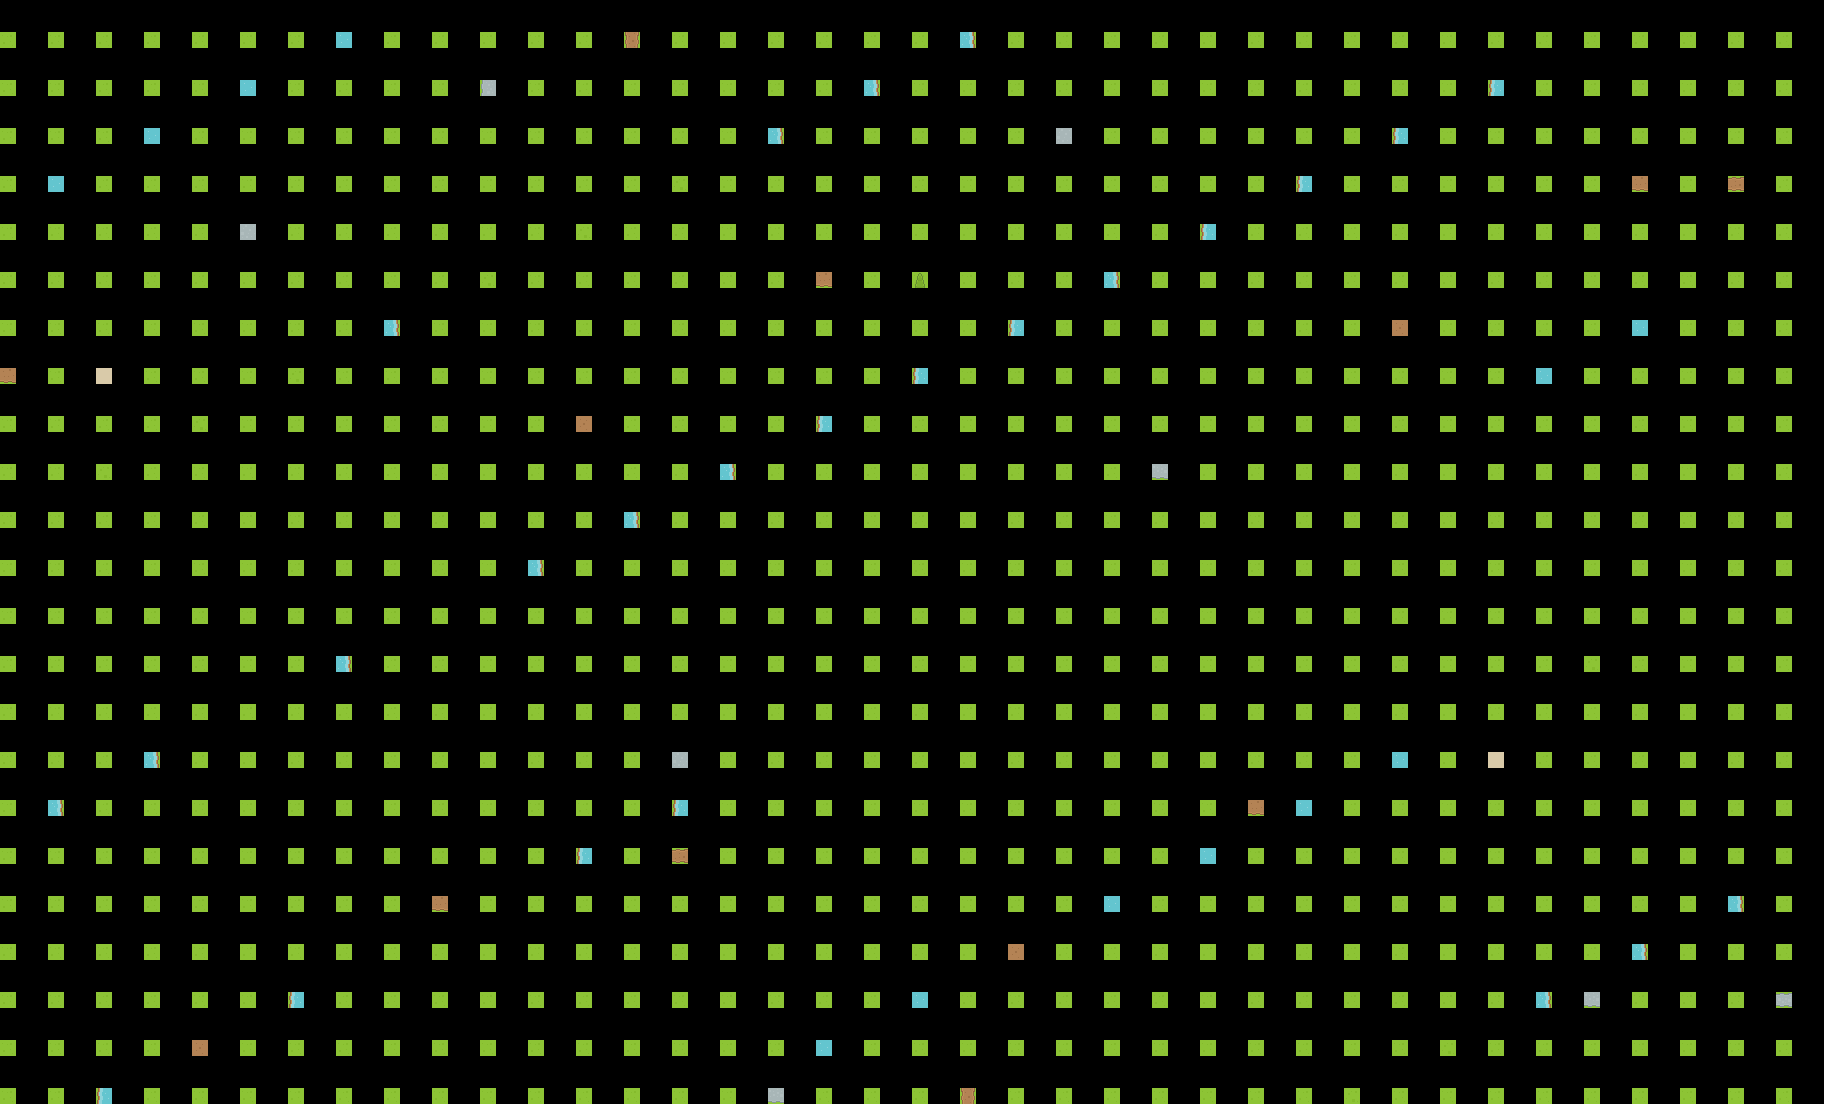

Tiled map render using the project's own tile images. Description and the whole map definition, tile-layer contents included, below:
An orthogonal 38x23 tile map with 48x48 px tiles, 3 tile layers (Ground, Ground overlay, Decor) and 4 objects.

<map version="1.10" tiledversion="1.10.2" orientation="orthogonal" renderorder="right-down" width="38" height="23" tilewidth="48" tileheight="48" infinite="0" nextlayerid="5" nextobjectid="5">
 <tileset firstgid="1" name="KenneyRoguelike" tilewidth="16" tileheight="16" spacing="1">
  <image source="../kenney/roguelike/tiles.png" width="968" height="526" />
 </tileset>
 <layer id="1" name="Ground" width="38" height="23">
  <data encoding="csv">
63,63,63,63,63,63,63,61,63,63,63,63,63,63,63,63,63,63,63,63,62,63,63,63,63,63,63,63,63,63,63,63,63,63,63,63,63,63,
63,63,63,63,63,61,63,63,63,63,63,63,63,63,63,63,63,63,62,63,63,63,63,63,63,63,63,63,63,63,63,60,63,63,63,63,63,63,
63,63,63,61,63,63,63,63,63,63,63,63,63,63,63,63,62,63,63,63,63,63,63,63,63,63,63,63,63,60,63,63,63,63,63,63,63,63,
63,61,63,63,63,63,63,63,63,63,63,63,63,63,6,63,63,63,63,63,63,63,63,63,63,63,63,60,63,63,63,63,63,63,63,63,63,63,
63,63,63,63,63,63,63,63,63,63,63,63,6,63,63,63,63,63,63,63,63,63,63,63,63,60,63,63,63,63,63,63,63,63,63,63,63,63,
63,63,63,63,63,63,63,63,63,63,6,63,63,63,63,63,63,63,63,63,63,63,63,62,63,63,63,63,63,63,63,63,63,63,63,63,63,63,
63,63,63,63,63,63,63,63,62,63,63,63,63,63,63,63,63,63,63,63,63,60,63,63,63,63,63,63,63,63,63,63,63,63,61,63,63,63,
63,63,63,63,63,63,6,63,63,63,63,63,63,63,63,63,63,63,63,60,63,63,63,63,63,63,63,63,63,63,63,63,61,63,63,63,63,63,
63,63,63,63,6,63,63,63,63,63,63,63,63,63,63,63,63,60,63,63,63,63,63,63,63,63,63,63,63,63,63,63,63,63,63,63,63,63,
63,63,6,63,63,63,63,63,63,63,63,63,63,63,63,62,63,63,63,63,63,63,63,63,63,63,63,63,63,63,63,63,63,63,63,63,63,63,
63,63,63,63,63,63,63,63,63,63,63,63,63,62,63,63,63,63,63,63,63,63,63,63,63,63,63,63,63,63,63,63,63,63,63,63,63,63,
63,63,63,63,63,63,63,63,63,63,63,62,63,63,63,63,63,63,63,63,63,63,63,63,63,63,63,63,63,63,63,63,63,63,63,63,63,63,
63,63,63,63,63,63,63,63,63,63,63,63,63,63,63,63,63,63,63,63,63,63,63,63,63,63,63,63,63,63,63,63,63,63,63,63,63,63,
63,63,63,63,63,63,63,62,63,63,63,63,63,63,63,63,63,63,63,63,63,63,63,63,63,63,63,63,63,63,63,63,63,6,63,63,63,63,
63,63,63,63,63,63,63,63,63,63,63,63,63,63,63,63,63,63,63,63,63,63,63,63,63,63,63,63,63,63,63,63,63,63,63,63,63,63,
63,63,63,62,63,63,63,63,63,63,63,63,63,63,63,63,63,63,63,63,63,63,63,63,63,63,63,63,63,61,63,63,63,63,63,63,63,63,
63,62,63,63,63,63,63,63,63,63,63,63,63,63,60,63,63,63,63,63,63,63,63,63,63,63,63,61,63,63,63,63,63,63,63,63,63,63,
63,63,63,63,63,63,63,63,63,63,63,63,60,63,63,63,63,63,63,63,63,63,63,63,63,61,63,63,63,63,63,63,63,63,63,63,63,63,
63,63,63,63,63,63,63,63,63,63,63,63,63,63,63,63,63,63,63,63,63,63,63,61,63,63,63,63,63,63,63,63,63,63,63,63,62,63,
63,63,63,63,63,63,63,63,63,63,63,63,63,63,63,63,63,63,63,63,63,61,63,63,63,63,63,63,63,63,63,63,63,63,62,63,63,63,
63,63,63,63,63,63,60,63,63,63,63,63,63,63,63,63,63,63,63,61,63,63,63,63,63,63,63,63,63,63,63,63,62,63,63,63,63,63,
63,63,63,63,60,63,63,63,63,63,63,63,63,63,63,63,63,61,63,63,63,63,63,63,63,63,63,63,63,63,6,63,63,63,63,63,63,63,
63,63,60,63,63,63,63,63,63,63,63,63,63,63,63,63,63,63,63,63,63,63,63,63,63,63,63,63,6,63,63,63,63,63,63,63,63,63
  </data>
 </layer>
 <layer id="2" name="Ground overlay" width="38" height="23">
  <data encoding="csv">
0,0,0,0,0,0,0,0,0,0,0,0,0,0,0,0,0,0,0,0,0,0,0,0,0,0,0,0,0,0,0,0,0,0,0,0,0,0,
0,0,0,0,0,0,0,0,0,0,920,0,0,0,0,0,0,0,0,0,0,0,0,0,0,0,0,0,0,0,0,0,0,0,0,0,0,0,
0,0,0,0,0,0,0,0,0,0,0,0,0,0,0,0,0,0,0,0,0,0,921,0,0,0,0,0,0,0,0,0,0,0,0,0,0,0,
0,0,0,0,0,0,0,0,0,0,0,0,0,0,0,0,0,0,0,0,0,0,0,0,0,0,0,0,0,0,0,0,0,0,636,0,0,0,
0,0,0,0,0,921,0,0,0,0,0,0,0,0,0,0,0,0,0,0,0,0,0,0,0,0,0,0,0,0,0,0,0,0,0,0,0,0,
0,0,0,0,0,0,0,0,0,0,0,0,0,0,0,0,0,636,0,0,0,0,0,0,0,0,0,0,0,0,0,0,0,0,0,0,0,0,
0,0,0,0,0,0,0,0,0,0,0,0,0,0,0,0,0,0,0,0,0,0,0,0,0,0,0,0,0,579,0,0,0,0,0,0,0,0,
636,0,0,0,0,0,0,0,0,0,0,0,0,0,0,0,0,0,0,0,0,0,0,0,0,0,0,0,0,0,0,0,0,0,0,0,0,0,
0,0,0,0,0,0,0,0,0,0,0,0,579,0,0,0,0,0,0,0,0,0,0,0,0,0,0,0,0,0,0,0,0,0,0,0,0,0,
0,0,0,0,0,0,0,0,0,0,0,0,0,0,0,0,0,0,0,0,0,0,0,0,978,0,0,0,0,0,0,0,0,0,0,0,0,0,
0,0,0,0,0,0,0,0,0,0,0,0,0,0,0,0,0,0,0,0,0,0,0,0,0,0,0,0,0,0,0,0,0,0,0,0,0,0,
0,0,0,0,0,0,0,0,0,0,0,0,0,0,0,0,0,0,0,0,0,0,0,0,0,0,0,0,0,0,0,0,0,0,0,0,0,0,
0,0,0,0,0,0,0,0,0,0,0,0,0,0,0,0,0,0,0,0,0,0,0,0,0,0,0,0,0,0,0,0,0,0,0,0,0,0,
0,0,0,0,0,0,0,0,0,0,0,0,0,0,0,0,0,0,0,0,0,0,0,0,0,0,0,0,0,0,0,0,0,0,0,0,0,0,
0,0,0,0,0,0,0,0,0,0,0,0,0,0,0,0,0,0,0,0,0,0,0,0,0,0,0,0,0,0,0,0,0,0,0,0,0,0,
0,0,0,0,0,0,0,0,0,0,0,0,0,0,921,0,0,0,0,0,0,0,0,0,0,0,0,0,0,0,0,0,0,0,0,0,0,0,
0,0,0,0,0,0,0,0,0,0,0,0,0,0,0,0,0,0,0,0,0,0,0,0,0,0,636,0,0,0,0,0,0,0,0,0,0,0,
0,0,0,0,0,0,0,0,0,0,0,0,0,0,0,0,0,0,0,0,0,0,0,0,0,0,0,0,0,0,0,0,0,0,0,0,0,0,
0,0,0,0,0,0,0,0,0,636,0,0,0,0,0,0,0,0,0,0,0,0,0,0,0,0,0,0,0,0,0,0,0,0,0,0,0,0,
0,0,0,0,0,0,0,0,0,0,0,0,0,0,0,0,0,0,0,0,0,579,0,0,0,0,0,0,0,0,0,0,0,0,0,0,0,0,
0,0,0,0,0,0,0,0,0,0,0,0,0,0,0,0,0,0,0,0,0,0,0,0,0,0,0,0,0,0,0,0,0,978,0,0,0,0,
0,0,0,0,579,0,0,0,0,0,0,0,0,0,0,0,0,0,0,0,0,0,0,0,0,0,0,0,0,0,0,0,0,0,0,0,0,0,
0,0,0,0,0,0,0,0,0,0,0,0,0,0,0,0,978,0,0,0,0,0,0,0,0,0,0,0,0,0,0,0,0,0,0,0,0,0
  </data>
 </layer>
 <layer id="3" name="Decor" width="38" height="23">
  <data encoding="csv">
0,0,0,0,0,0,0,0,0,0,0,0,0,409,0,0,0,0,0,0,0,0,0,0,0,0,0,0,0,0,0,0,0,0,0,0,0,0,
0,0,0,0,0,0,0,0,0,0,0,0,0,0,0,0,0,0,0,0,0,0,0,0,0,0,0,0,0,0,0,0,0,0,0,0,0,0,
0,0,0,0,0,0,0,0,0,0,0,0,0,0,0,0,0,0,0,0,0,0,0,0,0,0,0,0,0,0,0,0,0,0,0,0,0,0,
0,0,0,0,0,0,0,0,0,0,0,0,0,0,0,0,0,0,0,0,0,0,0,0,0,0,0,0,0,0,0,0,0,0,0,0,466,0,
0,0,0,0,0,0,0,0,0,0,0,0,0,0,0,0,0,0,0,0,0,0,0,0,0,0,0,0,0,0,0,0,0,0,0,0,0,0,
0,0,0,0,0,0,0,0,0,0,0,0,0,0,0,0,0,0,0,587,0,0,0,0,0,0,0,0,0,0,0,0,0,0,0,0,0,0,
0,0,0,0,0,0,0,0,0,0,0,0,0,0,0,0,0,0,0,0,0,0,0,0,0,0,0,0,0,0,0,0,0,0,0,0,0,0,
0,0,874,0,0,0,0,0,0,0,0,0,0,0,0,0,0,0,0,0,0,0,0,0,0,0,0,0,0,0,0,0,0,0,0,0,0,0,
0,0,0,0,0,0,0,0,0,0,0,0,0,0,0,0,0,0,0,0,0,0,0,0,0,0,0,0,0,0,0,0,0,0,0,0,0,0,
0,0,0,0,0,0,0,0,0,0,0,0,0,0,0,0,0,0,0,0,0,0,0,0,0,0,0,0,0,0,0,0,0,0,0,0,0,0,
0,0,0,0,0,0,0,0,0,0,0,0,0,0,0,0,0,0,0,0,0,0,0,0,0,0,0,0,0,0,0,0,0,0,0,0,0,0,
0,0,0,0,0,0,0,0,0,0,0,0,0,0,0,0,0,0,0,0,0,0,0,0,0,0,0,0,0,0,0,0,0,0,0,0,0,0,
0,0,0,0,0,0,0,0,0,0,0,0,0,0,0,0,0,0,0,0,0,0,0,0,0,0,0,0,0,0,0,0,0,0,0,0,0,0,
0,0,0,0,0,0,0,0,0,0,0,0,0,0,0,0,0,0,0,0,0,0,0,0,0,0,0,0,0,0,0,0,0,0,0,0,0,0,
0,0,0,0,0,0,0,0,0,0,0,0,0,0,0,0,0,0,0,0,0,0,0,0,0,0,0,0,0,0,0,0,0,0,0,0,0,0,
0,0,0,0,0,0,0,0,0,0,0,0,0,0,0,0,0,0,0,0,0,0,0,0,0,0,0,0,0,0,0,874,0,0,0,0,0,0,
0,0,0,0,0,0,0,0,0,0,0,0,0,0,0,0,0,0,0,0,0,0,0,0,0,0,0,0,0,0,0,0,0,0,0,0,0,0,
0,0,0,0,0,0,0,0,0,0,0,0,0,0,466,0,0,0,0,0,0,0,0,0,0,0,0,0,0,0,0,0,0,0,0,0,0,0,
0,0,0,0,0,0,0,0,0,0,0,0,0,0,0,0,0,0,0,0,0,0,0,0,0,0,0,0,0,0,0,0,0,0,0,0,0,0,
0,0,0,0,0,0,0,0,0,0,0,0,0,0,0,0,0,0,0,0,0,0,0,0,0,0,0,0,0,0,0,0,0,0,0,0,0,0,
0,0,0,0,0,0,0,0,0,0,0,0,0,0,0,0,0,0,0,0,0,0,0,0,0,0,0,0,0,0,0,0,0,0,0,0,0,808,
0,0,0,0,0,0,0,0,0,0,0,0,0,0,0,0,0,0,0,0,0,0,0,0,0,0,0,0,0,0,0,0,0,0,0,0,0,0,
0,0,0,0,0,0,0,0,0,0,0,0,0,0,0,0,0,0,0,0,409,0,0,0,0,0,0,0,0,0,0,0,0,0,0,0,0,0
  </data>
 </layer>
 <objectgroup id="4" name="collision">
  <object id="1" x="0" y="0" width="1824" height="24" />
  <object id="2" x="0" y="1080" width="1824" height="24" />
  <object id="3" x="0" y="0" width="24" height="1104" />
  <object id="4" x="1800" y="0" width="24" height="1104" />
 </objectgroup>
</map>
